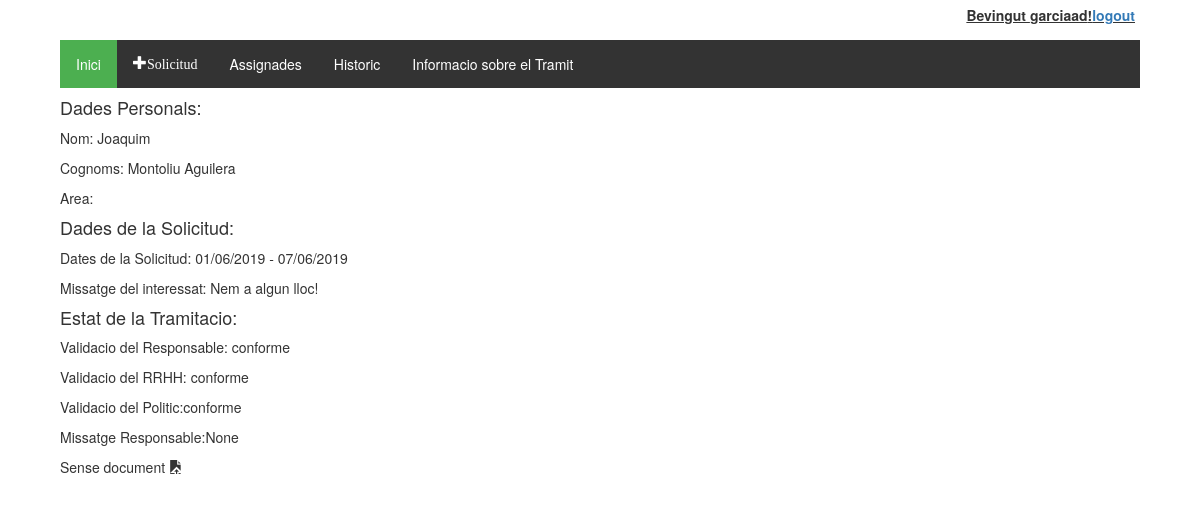
Page /tramitador/tramit/8/ (signed in) on the committed database.
### tramitador/models.py (models this page shows, shortened)
class Treballadors(AbstractUser):
    usuari = models.CharField(max_length=20)
    """nom = models.CharField(max_length=20)
    cognoms = models.CharField(max_length=20)
    email = models.CharField(max_length=50)"""
    dni = models.CharField(max_length=20, null = True, blank=True)
    areas = models.ManyToManyField(Area)
    """rol = models.CharField(max_length=20, choices = tip_rols, default = 'treb')
    estat = models.CharField(max_length=10, choices = tip_estats, default = 'alta')"""

class Tramit(models.Model):
    validacio = (
        ('conforme','conforme'),
        ('inconforme','no conforme'),
        ('espera', 'en espera'),
    )
    tipologia = (
        ('vacances', 'Vacances'),
        ('perm_precep', 'Permisos preceptius'),
        ('perm_no_precep', 'Permisos no preceptius'),
        ('asum_p', 'Asumptes personals'),
    )
    treballador = models.ForeignKey(Treballadors, on_delete=models.CASCADE)
    document = models.ForeignKey(Document, on_delete=models.SET_NULL, null=True, blank=True)
    creat_en = models.DateTimeField(auto_now_add=True)
    modificat_en = models.DateTimeField(auto_now=True)
    data_sol = models.CharField(max_length=250, help_text = "Interval de dates amb guións '-', per dies no consecutios emprar ',' Exemple:01/01/2019 - 05/01/2019, 07/01/2019")
    tipus = models.CharField(max_length=40, choices=tipologia, default='asum_p')
    finalitzat = models.BooleanField(default=False)
    """Validacio de RRHH"""
    valRRHH = models.CharField(max_length=20, choices=validacio, default='espera')
    """Validacio del responsable"""
    valResp =  models.CharField(max_length=20, choices=validacio, default='espera')
    """Validacio del Politic"""
    valPol = models.CharField(max_length=20, choices=validacio, default='espera')
    """En cas de voler explicar el motiu"""
    missatge_usuari = models.CharField(max_length=2000, null = True, blank=True)
    missatge_responsable = models.CharField(max_length=2000, null = True, blank=True)
    """Millores per el admin site"""
    def was_published_recently(self):
        return self.creat_en >= timezone.now() - datetime.timedelta(days=1)
    was_published_recently.admin_order_field = 'creat_en'
    was_published_recently.boolean = True
    was_published_recently.short_description = 'Publicat recentment?'

### tramitador/views.py (the view)
# urls.py: path('tramit/<int:pk>/', views.tramit_detall, name='tramit_detall'),
@login_required
def tramit_detall(request, pk):
    tramit = get_object_or_404(Tramit, pk=pk)
    return render(request, 'tramits/tramit_detall.html', {'tramit': tramit})

### tramitador/templatetags/group.py (called while the page is built)
@register.filter(name='has_group')
def has_group(user, group_name):
    group_name = group_name.split(";")
    for group in group_name:
        if(user.groups.filter(name=group).exists()):
            return True
    return False

### tramitador/templates/tramits/tramit_detall.html
{% extends 'tramits/base.html' %}
{% block content %}
  <div id="tramit">
    <h4>Dades Personals:</h4>
    <p>Nom: {{tramit.treballador.first_name}}</p>
    <p>Cognoms: {{tramit.treballador.last_name}}</p>
    <p>Area:{{tramit.treballador.area}}</p>
    <h4>Dades de la Solicitud:</h4>
    <p>Dates de la Solicitud: {{tramit.data_sol}}</p>
    <p>Missatge del interessat: {{tramit.missatge_usuari}}</p>
    <h4>Estat de la Tramitacio:</h4>
    <p>Validacio del Responsable: {{tramit.valResp}}</p>
    <p>Validacio del RRHH: {{tramit.valRRHH}}</p>
    <p>Validacio del Politic:{{tramit.valPol}}</p>
    <p>Missatge Responsable:{{tramit.missatge_responsable}}</p>
    <p>{% if tramit.document %}<a href="{{tramit.document.document }}" class="glyphicon glyphicon-save-file">{{tramit.document.descripcio}}</a>{% else %}Sense document <i class="glyphicon glyphicon-open-file" id="enviar_doc" data-tramit="{{tramit.pk}}"></i>{% endif %}</p>
  </div>
{% endblock %}

### tramitador/templates/tramits/base.html (shortened to what this page needs)
<!DOCTYPE html>
{% load static %}
{% load group %}
<html lang="es">
  <head>
    <link rel="stylesheet" href="https://maxcdn.bootstrapcdn.com/bootstrap/3.3.5/css/bootstrap.min.css">
    <link rel="stylesheet" href="https://maxcdn.bootstrapcdn.com/font-awesome/4.4.0/css/font-awesome.min.css">
    <link rel="stylesheet" href="{% static 'tramits/style.css' %}">
  </head>
  <body>
    <div id="heading">
      {% block heading %}
        {% if user.is_authenticated %}
          Bevingut {{ user.username }}!
          <p><a href="{% url 'logout' %}">logout</a></p>
        {% else %}
          <p>Encara no t'has autentificat: </p>
          <a href="{% url 'login' %}">login</a>
        {% endif %}
      {% endblock %}
    </div>
    {% if user.is_authenticated %}
      <div id="main_block">
        <div id="options_block">
          <ul class="menu_options">
            <li><a href="{% url 'index' %}" class="active">Inici</a></li>
            <li><a href="{% url 'nou_tramit' %}"class ="glyphicon glyphicon-plus">Solicitud</a></li>
            {% if request.user|has_group:"RRHH;responsables;politics" %}
              <li><a href="{% url 'assignades' %}">Assignades</a></li>
            {% endif %}
            <li><a href="{% url 'historic' %}">Historic</a></li>
            <li><a href="/infor">Informacio sobre el Tramit</a></li>
          </ul>
        </div>
        {% block content %}
        {% endblock %}
      </div>
    {% endif %}
  </body>
</html>

### tramitador/static/tramits/style.css (style rules this page uses)
#heading { display:flex; flex-direction: row; justify-content: flex-end; width: 90%; height: auto; margin-left: auto; margin-right: auto; padding: 5px; text-decoration: underline; font-weight: bold; }
#main_block { display:flex; flex-direction:column; width: 90%; margin-left: auto; margin-right: auto; height: auto; justify-content: center; }
#options_block { display: block; flex-direction:row; width: 100%; height: auto; }
ul.menu_options { list-style-type: none; margin: 0; padding: 0; overflow: hidden; background-color: #333; }
ul.menu_options li { float: left; }
ul.menu_options li a { display: block; color: white; text-align: center; padding: 14px 16px; text-decoration: none; }
.active { background-color: #4CAF50; }
a, i { cursor: pointer; }

### rows in the picture
Treballadors: username "garciaad"
Tramit: treballador.first_name "Joaquim", treballador.last_name "Montoliu Aguilera", data_sol "01/06/2019 - 07/06/2019", missatge_usuari "Nem a algun lloc!", valResp "conforme", valRRHH "conforme", valPol "conforme", missatge_responsable "None"
